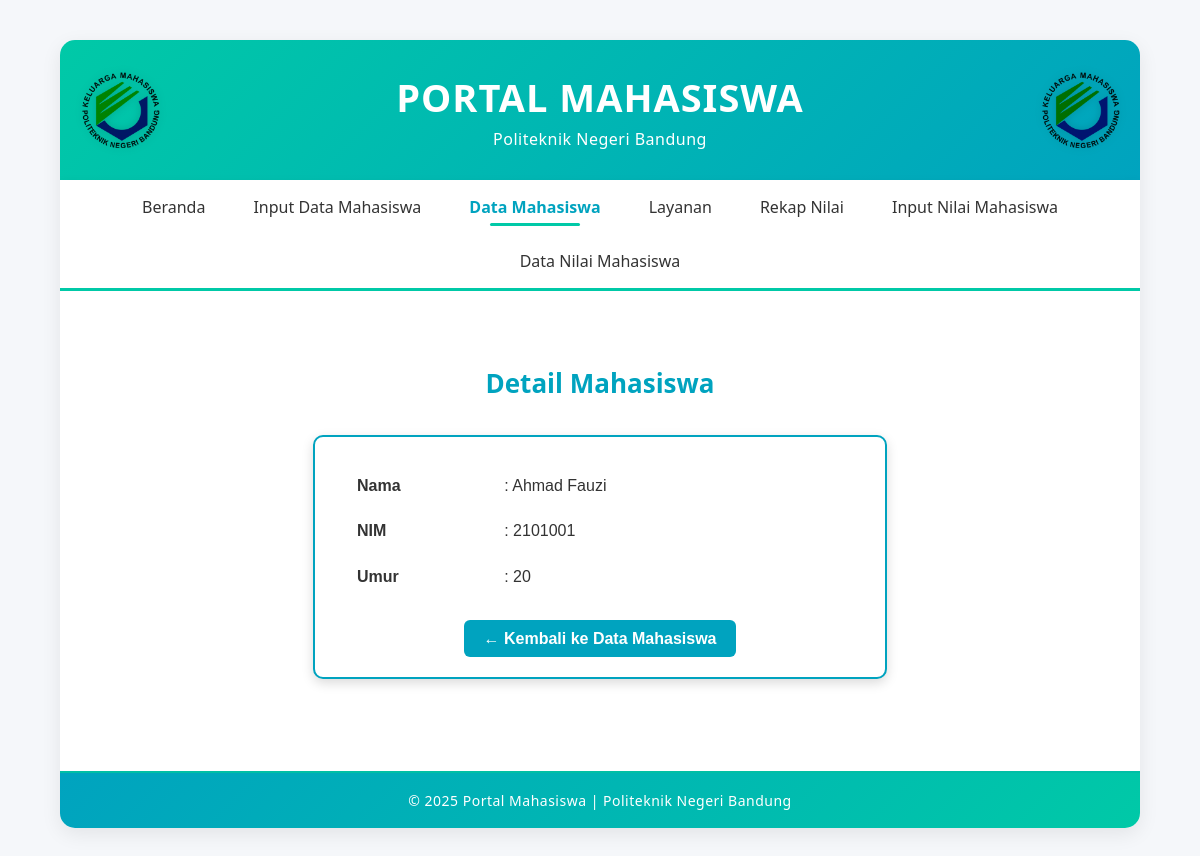
The page /template_dasar_01.php?page=mhsw&detail=2101001 on the database its author committed.
### tables this page shows
CREATE TABLE `mahasiswa` (
  `Nim` varchar(15) NOT NULL,
  `Nama` varchar(100) DEFAULT NULL,
  `Umur` int(11) DEFAULT NULL
);

### mhsw.php (the view, shortened to what this page needs)
<?php
$host = "localhost";
$user = "root";
$pass = "";
$db   = "mahasiswa_db";
$conn = new mysqli($host, $user, $pass, $db);
if (isset($_GET['detail'])) {
    $nim = $conn->real_escape_string($_GET['detail']);
    $sql = "SELECT * FROM mahasiswa WHERE Nim='$nim'";
    $result = $conn->query($sql);
    if ($result && $result->num_rows > 0) {
        $data = $result->fetch_assoc();
        ?>
        <h2 style="text-align:center; margin:30px 0; color:#00a3bf;">Detail Mahasiswa</h2>
        <div style="
            width: 50%;
            margin: auto;
            background: #ffffff;
            padding: 25px 40px;
            border: 2px solid #00a3bf;
            border-radius: 10px;
            box-shadow: 0 4px 12px rgba(0,0,0,0.15);
            font-family: 'Poppins', Arial, sans-serif;
        ">
            <table style="width:100%; font-size:16px;">
                <tr>
                    <td style="padding:8px 0; font-weight:bold; width:30%;">Nama</td>
                    <td style="padding:8px 0;">: <?php echo htmlspecialchars($data['Nama']); ?></td>
                </tr>
                <tr>
                    <td style="padding:8px 0; font-weight:bold;">NIM</td>
                    <td style="padding:8px 0;">: <?php echo htmlspecialchars($data['Nim']); ?></td>
                </tr>
                <tr>
                    <td style="padding:8px 0; font-weight:bold;">Umur</td>
                    <td style="padding:8px 0;">: <?php echo htmlspecialchars($data['Umur']); ?></td>
                </tr>
            </table>
            <div style="text-align:center; margin-top:25px;">
                <a href="template_dasar_01.php?page=mhsw"
                   style="background-color:#00a3bf; color:white; padding:10px 20px;
                          border-radius:6px; text-decoration:none; font-weight:bold;">
                   ← Kembali ke Data Mahasiswa
                </a>
            </div>
        </div>
        <?php
    } else {
        echo "<p style='text-align:center; color:red;'>Data mahasiswa tidak ditemukan!</p>";
    }
} ?>

### template_dasar_01.php (style rules this page uses)
body { font-family: 'Poppins', 'Segoe UI', Arial, sans-serif; background-color: #f5f7fa; margin: 0; padding: 0; color: #333; }
.content h2 { color: #00a3bf; text-align: center; font-size: 26px; margin-bottom: 10px; }

### rows shown on the page
mahasiswa: Nama "Ahmad Fauzi", Nim "2101001", Umur "20"
